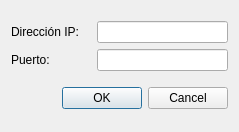
<?xml version="1.0" encoding="UTF-8"?>
<ui version="4.0">
 <class>Conexion</class>
 <widget class="QDialog" name="Conexion">
  <property name="geometry">
   <rect>
    <x>0</x>
    <y>0</y>
    <width>239</width>
    <height>132</height>
   </rect>
  </property>
  <property name="sizePolicy">
   <sizepolicy hsizetype="Fixed" vsizetype="Fixed">
    <horstretch>0</horstretch>
    <verstretch>0</verstretch>
   </sizepolicy>
  </property>
  <property name="maximumSize">
   <size>
    <width>239</width>
    <height>132</height>
   </size>
  </property>
  <property name="windowTitle">
   <string>Configurar conexión</string>
  </property>
  <layout class="QHBoxLayout" name="horizontalLayout_4">
   <item>
    <layout class="QVBoxLayout" name="verticalLayout">
     <item>
      <layout class="QVBoxLayout" name="verticalLayout_2">
       <item>
        <layout class="QHBoxLayout" name="horizontalLayout_2">
         <item>
          <widget class="QLabel" name="label">
           <property name="minimumSize">
            <size>
             <width>80</width>
             <height>0</height>
            </size>
           </property>
           <property name="text">
            <string>Dirección IP:</string>
           </property>
          </widget>
         </item>
         <item>
          <widget class="QLineEdit" name="lineEditIP">
           <property name="text">
            <string/>
           </property>
           <property name="maxLength">
            <number>15</number>
           </property>
          </widget>
         </item>
        </layout>
       </item>
       <item>
        <layout class="QHBoxLayout" name="horizontalLayout_3">
         <item>
          <widget class="QLabel" name="label2">
           <property name="minimumSize">
            <size>
             <width>80</width>
             <height>0</height>
            </size>
           </property>
           <property name="text">
            <string>Puerto:</string>
           </property>
          </widget>
         </item>
         <item>
          <widget class="QLineEdit" name="lineEditPort">
           <property name="maxLength">
            <number>5</number>
           </property>
          </widget>
         </item>
        </layout>
       </item>
      </layout>
     </item>
     <item>
      <widget class="QDialogButtonBox" name="buttonBox">
       <property name="orientation">
        <enum>Qt::Horizontal</enum>
       </property>
       <property name="standardButtons">
        <set>QDialogButtonBox::Cancel|QDialogButtonBox::Ok</set>
       </property>
      </widget>
     </item>
    </layout>
   </item>
  </layout>
 </widget>
 <resources/>
 <connections>
  <connection>
   <sender>buttonBox</sender>
   <signal>accepted()</signal>
   <receiver>Conexion</receiver>
   <slot>accept()</slot>
   <hints>
    <hint type="sourcelabel">
     <x>248</x>
     <y>254</y>
    </hint>
    <hint type="destinationlabel">
     <x>157</x>
     <y>274</y>
    </hint>
   </hints>
  </connection>
  <connection>
   <sender>buttonBox</sender>
   <signal>rejected()</signal>
   <receiver>Conexion</receiver>
   <slot>reject()</slot>
   <hints>
    <hint type="sourcelabel">
     <x>316</x>
     <y>260</y>
    </hint>
    <hint type="destinationlabel">
     <x>286</x>
     <y>274</y>
    </hint>
   </hints>
  </connection>
 </connections>
</ui>
